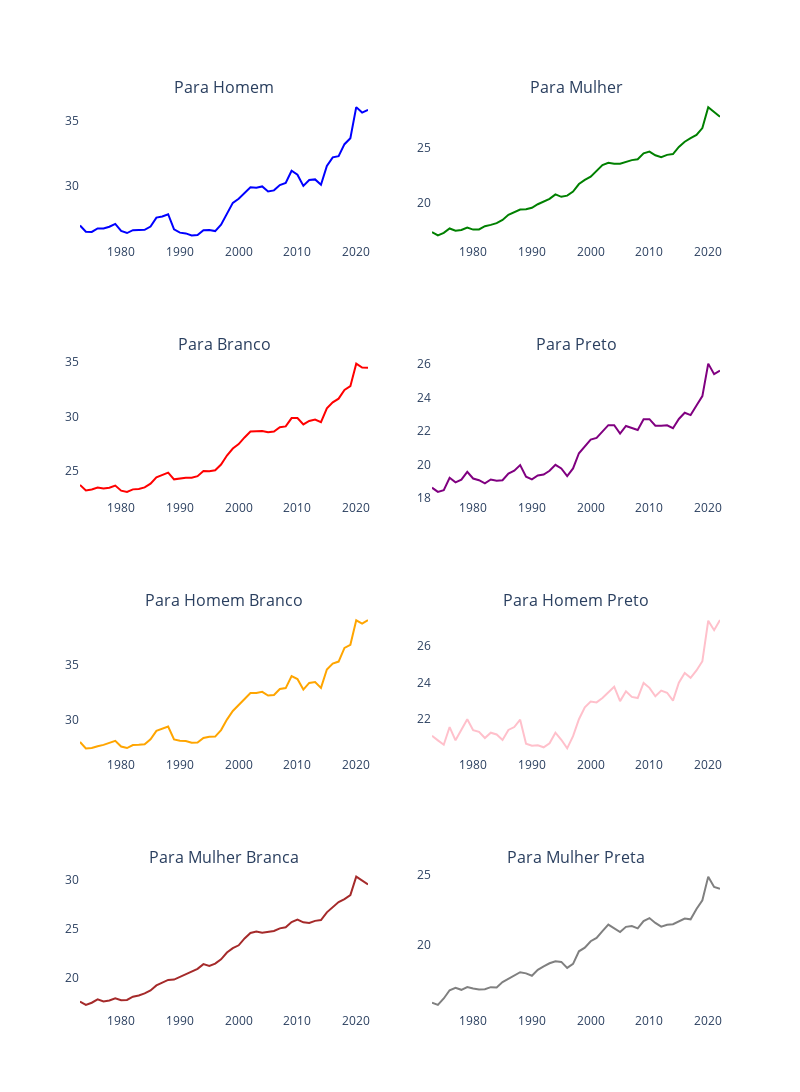

Here is the notebook cell this chart was saved with:
### Markdown cell above
#### Load:

### Code cell
import plotly.express as px
import plotly.subplots
import plotly.graph_objs as go

colors = ["red", "yellow", "green"]
column_names = {
    'men_average': 'Para Homem',
    'women_average': 'Para Mulher',
    'white_average': "Para Branco",
    'black_average': "Para Preto",
    'white_men_average': "Para Homem Branco",
    'black_men_average': "Para Homem Preto",
    'white_women_average': "Para Mulher Branca",
    'black_women_average': "Para Mulher Preta"
}

# lista de cores correspondente às colunas
line_colors = ['blue', 'green', 'red', 'purple', 'orange', 'pink', 'brown', 'gray', 'cyan']

# Crie subplots com duas colunas por linha
num_rows = (len(dataframes) + 1) // 2
num_cols = 2
fig = plotly.subplots.make_subplots(rows=num_rows, cols=num_cols, subplot_titles=list(column_names.values()))

row, col = 1, 1

for column, dataframe in dataframes.items():
    column_name = column_names.get(column, column)
    line_color = line_colors[list(column_names.keys()).index(column)]
    fig.add_trace(go.Scatter(x=dataframe['year'], y=dataframe[column], mode='lines', line=dict(color=line_color), name=column_name), row=row, col=col)
    
    if col < 2:
        col += 1
    else:
        col = 1
        row += 1

# Atualize o layout dos subplots
fig.update_layout(width=800, height=500 * num_rows, paper_bgcolor='white', plot_bgcolor='white', showlegend=False)

# bExiba os subplots
fig.show()

### Figure 1 — Plotly figure (JSON) as saved in the notebook; plotly's stock layout.template omitted (floating-point values rounded to 4 significant figures)
{"data": [{"line": {"color": "blue"}, "mode": "lines", "name": "Para Homem", "type": "scatter", "x": [2022, 2021, 2020, 2019, 2018, 2017, 2016, 2015, 2014, 2013, 2012, 2011, 2010, 2009, 2008, 2007, 2006, 2005, 2004, 2003, 2002, 2001, 2000, 1999, 1998, 1997, 1996, 1995, 1994, 1993, 1992, 1991, 1990, 1989, 1988, 1987, 1986, 1985, 1984, 1983, 1982, 1981, 1980, 1979, 1978, 1977, 1976, 1975, 1974, 1973], "xaxis": "x", "y": [35.82, 35.61, 36.03, 33.65, 33.19, 32.27, 32.18, 31.52, 30.08, 30.49, 30.45, 29.99, 30.85, 31.15, 30.22, 30.06, 29.65, 29.57, 29.95, 29.85, 29.89, 29.42, 29.01, 28.69, 27.89, 27.02, 26.53, 26.61, 26.6, 26.22, 26.2, 26.35, 26.41, 26.66, 27.82, 27.65, 27.56, 26.88, 26.63, 26.63, 26.6, 26.38, 26.54, 27.08, 26.86, 26.73, 26.73, 26.46, 26.48, 26.96], "yaxis": "y"}, {"line": {"color": "green"}, "mode": "lines", "name": "Para Mulher", "type": "scatter", "x": [2022, 2021, 2020, 2019, 2018, 2017, 2016, 2015, 2014, 2013, 2012, 2011, 2010, 2009, 2008, 2007, 2006, 2005, 2004, 2003, 2002, 2001, 2000, 1999, 1998, 1997, 1996, 1995, 1994, 1993, 1992, 1991, 1990, 1989, 1988, 1987, 1986, 1985, 1984, 1983, 1982, 1981, 1980, 1979, 1978, 1977, 1976, 1975, 1974, 1973], "xaxis": "x2", "y": [27.86, 28.28, 28.75, 26.83, 26.21, 25.91, 25.58, 25.11, 24.45, 24.38, 24.16, 24.34, 24.68, 24.52, 23.98, 23.9, 23.7, 23.57, 23.56, 23.65, 23.44, 22.95, 22.39, 22.09, 21.71, 21.02, 20.65, 20.54, 20.76, 20.35, 20.11, 19.86, 19.54, 19.4, 19.38, 19.13, 18.9, 18.42, 18.13, 17.97, 17.85, 17.55, 17.54, 17.73, 17.5, 17.44, 17.64, 17.24, 17.01, 17.31], "yaxis": "y2"}, {"line": {"color": "red"}, "mode": "lines", "name": "Para Branco", "type": "scatter", "x": [2022, 2021, 2020, 2019, 2018, 2017, 2016, 2015, 2014, 2013, 2012, 2011, 2010, 2009, 2008, 2007, 2006, 2005, 2004, 2003, 2002, 2001, 2000, 1999, 1998, 1997, 1996, 1995, 1994, 1993, 1992, 1991, 1990, 1989, 1988, 1987, 1986, 1985, 1984, 1983, 1982, 1981, 1980, 1979, 1978, 1977, 1976, 1975, 1974, 1973], "xaxis": "x3", "y": [34.49, 34.5, 34.86, 32.79, 32.44, 31.64, 31.3, 30.75, 29.49, 29.72, 29.59, 29.27, 29.86, 29.86, 29.09, 29.02, 28.62, 28.56, 28.67, 28.65, 28.62, 28.08, 27.47, 27.06, 26.42, 25.59, 25.07, 24.97, 24.99, 24.52, 24.38, 24.37, 24.27, 24.23, 24.85, 24.62, 24.42, 23.83, 23.49, 23.35, 23.31, 23.08, 23.19, 23.66, 23.46, 23.38, 23.47, 23.3, 23.21, 23.72], "yaxis": "y3"}, {"line": {"color": "purple"}, "mode": "lines", "name": "Para Preto", "type": "scatter", "x": [2022, 2021, 2020, 2019, 2018, 2017, 2016, 2015, 2014, 2013, 2012, 2011, 2010, 2009, 2008, 2007, 2006, 2005, 2004, 2003, 2002, 2001, 2000, 1999, 1998, 1997, 1996, 1995, 1994, 1993, 1992, 1991, 1990, 1989, 1988, 1987, 1986, 1985, 1984, 1983, 1982, 1981, 1980, 1979, 1978, 1977, 1976, 1975, 1974, 1973], "xaxis": "x4", "y": [25.61, 25.4, 26.03, 24.09, 23.53, 22.95, 23.09, 22.72, 22.17, 22.34, 22.32, 22.32, 22.71, 22.7, 22.06, 22.19, 22.3, 21.85, 22.35, 22.35, 21.97, 21.59, 21.49, 21.09, 20.67, 19.76, 19.3, 19.76, 19.98, 19.62, 19.4, 19.34, 19.11, 19.27, 19.96, 19.63, 19.46, 19.06, 19.03, 19.1, 18.87, 19.06, 19.16, 19.56, 19.09, 18.93, 19.2, 18.46, 18.36, 18.61], "yaxis": "y4"}, {"line": {"color": "orange"}, "mode": "lines", "name": "Para Homem Branco", "type": "scatter", "x": [2022, 2021, 2020, 2019, 2018, 2017, 2016, 2015, 2014, 2013, 2012, 2011, 2010, 2009, 2008, 2007, 2006, 2005, 2004, 2003, 2002, 2001, 2000, 1999, 1998, 1997, 1996, 1995, 1994, 1993, 1992, 1991, 1990, 1989, 1988, 1987, 1986, 1985, 1984, 1983, 1982, 1981, 1980, 1979, 1978, 1977, 1976, 1975, 1974, 1973], "xaxis": "x5", "y": [39.1, 38.78, 39.08, 36.84, 36.55, 35.3, 35.12, 34.57, 32.89, 33.42, 33.34, 32.73, 33.69, 33.96, 32.87, 32.78, 32.24, 32.18, 32.52, 32.42, 32.41, 31.86, 31.34, 30.77, 29.98, 29.02, 28.42, 28.41, 28.29, 27.87, 27.85, 28.02, 28.04, 28.16, 29.34, 29.11, 28.94, 28.18, 27.72, 27.67, 27.65, 27.37, 27.51, 28.03, 27.81, 27.66, 27.54, 27.37, 27.34, 27.93], "yaxis": "y5"}, {"line": {"color": "pink"}, "mode": "lines", "name": "Para Homem Preto", "type": "scatter", "x": [2022, 2021, 2020, 2019, 2018, 2017, 2016, 2015, 2014, 2013, 2012, 2011, 2010, 2009, 2008, 2007, 2006, 2005, 2004, 2003, 2002, 2001, 2000, 1999, 1998, 1997, 1996, 1995, 1994, 1993, 1992, 1991, 1990, 1989, 1988, 1987, 1986, 1985, 1984, 1983, 1982, 1981, 1980, 1979, 1978, 1977, 1976, 1975, 1974, 1973], "xaxis": "x6", "y": [27.43, 26.88, 27.4, 25.18, 24.67, 24.27, 24.53, 24, 23.02, 23.45, 23.57, 23.26, 23.72, 23.99, 23.16, 23.22, 23.53, 22.99, 23.78, 23.46, 23.16, 22.92, 22.97, 22.65, 22, 21.07, 20.4, 20.87, 21.26, 20.68, 20.46, 20.57, 20.55, 20.66, 21.97, 21.57, 21.41, 20.86, 21.16, 21.26, 20.97, 21.31, 21.4, 22, 21.38, 20.84, 21.57, 20.6, 20.84, 21.09], "yaxis": "y6"}, {"line": {"color": "brown"}, "mode": "lines", "name": "Para Mulher Branca", "type": "scatter", "x": [2022, 2021, 2020, 2019, 2018, 2017, 2016, 2015, 2014, 2013, 2012, 2011, 2010, 2009, 2008, 2007, 2006, 2005, 2004, 2003, 2002, 2001, 2000, 1999, 1998, 1997, 1996, 1995, 1994, 1993, 1992, 1991, 1990, 1989, 1988, 1987, 1986, 1985, 1984, 1983, 1982, 1981, 1980, 1979, 1978, 1977, 1976, 1975, 1974, 1973], "xaxis": "x7", "y": [29.5, 29.9, 30.3, 28.41, 28.01, 27.71, 27.22, 26.66, 25.87, 25.79, 25.58, 25.64, 25.92, 25.67, 25.13, 25.03, 24.76, 24.71, 24.59, 24.7, 24.56, 24, 23.3, 23.01, 22.56, 21.87, 21.43, 21.2, 21.38, 20.9, 20.61, 20.35, 20.05, 19.81, 19.77, 19.49, 19.21, 18.7, 18.4, 18.19, 18.06, 17.73, 17.71, 17.91, 17.68, 17.57, 17.79, 17.45, 17.23, 17.57], "yaxis": "y7"}, {"line": {"color": "gray"}, "mode": "lines", "name": "Para Mulher Preta", "type": "scatter", "x": [2022, 2021, 2020, 2019, 2018, 2017, 2016, 2015, 2014, 2013, 2012, 2011, 2010, 2009, 2008, 2007, 2006, 2005, 2004, 2003, 2002, 2001, 2000, 1999, 1998, 1997, 1996, 1995, 1994, 1993, 1992, 1991, 1990, 1989, 1988, 1987, 1986, 1985, 1984, 1983, 1982, 1981, 1980, 1979, 1978, 1977, 1976, 1975, 1974, 1973], "xaxis": "x8", "y": [23.99, 24.13, 24.87, 23.17, 22.55, 21.81, 21.86, 21.65, 21.46, 21.42, 21.29, 21.55, 21.9, 21.68, 21.16, 21.33, 21.27, 20.9, 21.16, 21.43, 20.97, 20.48, 20.24, 19.78, 19.52, 18.62, 18.33, 18.76, 18.81, 18.66, 18.44, 18.19, 17.77, 17.94, 18.02, 17.77, 17.57, 17.31, 16.93, 16.95, 16.8, 16.78, 16.85, 16.95, 16.76, 16.91, 16.73, 16.14, 15.68, 15.83], "yaxis": "y8"}], "layout": {"annotations": [{"font": {"size": 16}, "showarrow": false, "text": "Para Homem", "x": 0.225, "xanchor": "center", "xref": "paper", "y": 1, "yanchor": "bottom", "yref": "paper"}, {"font": {"size": 16}, "showarrow": false, "text": "Para Mulher", "x": 0.775, "xanchor": "center", "xref": "paper", "y": 1, "yanchor": "bottom", "yref": "paper"}, {"font": {"size": 16}, "showarrow": false, "text": "Para Branco", "x": 0.225, "xanchor": "center", "xref": "paper", "y": 0.7188, "yanchor": "bottom", "yref": "paper"}, {"font": {"size": 16}, "showarrow": false, "text": "Para Preto", "x": 0.775, "xanchor": "center", "xref": "paper", "y": 0.7188, "yanchor": "bottom", "yref": "paper"}, {"font": {"size": 16}, "showarrow": false, "text": "Para Homem Branco", "x": 0.225, "xanchor": "center", "xref": "paper", "y": 0.4375, "yanchor": "bottom", "yref": "paper"}, {"font": {"size": 16}, "showarrow": false, "text": "Para Homem Preto", "x": 0.775, "xanchor": "center", "xref": "paper", "y": 0.4375, "yanchor": "bottom", "yref": "paper"}, {"font": {"size": 16}, "showarrow": false, "text": "Para Mulher Branca", "x": 0.225, "xanchor": "center", "xref": "paper", "y": 0.1562, "yanchor": "bottom", "yref": "paper"}, {"font": {"size": 16}, "showarrow": false, "text": "Para Mulher Preta", "x": 0.775, "xanchor": "center", "xref": "paper", "y": 0.1562, "yanchor": "bottom", "yref": "paper"}], "height": 2000, "paper_bgcolor": "white", "plot_bgcolor": "white", "showlegend": false, "width": 800, "xaxis": {"anchor": "y", "domain": [0, 0.45]}, "xaxis2": {"anchor": "y2", "domain": [0.55, 1]}, "xaxis3": {"anchor": "y3", "domain": [0, 0.45]}, "xaxis4": {"anchor": "y4", "domain": [0.55, 1]}, "xaxis5": {"anchor": "y5", "domain": [0, 0.45]}, "xaxis6": {"anchor": "y6", "domain": [0.55, 1]}, "xaxis7": {"anchor": "y7", "domain": [0, 0.45]}, "xaxis8": {"anchor": "y8", "domain": [0.55, 1]}, "yaxis": {"anchor": "x", "domain": [0.8438, 1]}, "yaxis2": {"anchor": "x2", "domain": [0.8438, 1]}, "yaxis3": {"anchor": "x3", "domain": [0.5625, 0.7188]}, "yaxis4": {"anchor": "x4", "domain": [0.5625, 0.7188]}, "yaxis5": {"anchor": "x5", "domain": [0.2812, 0.4375]}, "yaxis6": {"anchor": "x6", "domain": [0.2812, 0.4375]}, "yaxis7": {"anchor": "x7", "domain": [0, 0.1562]}, "yaxis8": {"anchor": "x8", "domain": [0, 0.1562]}}}
